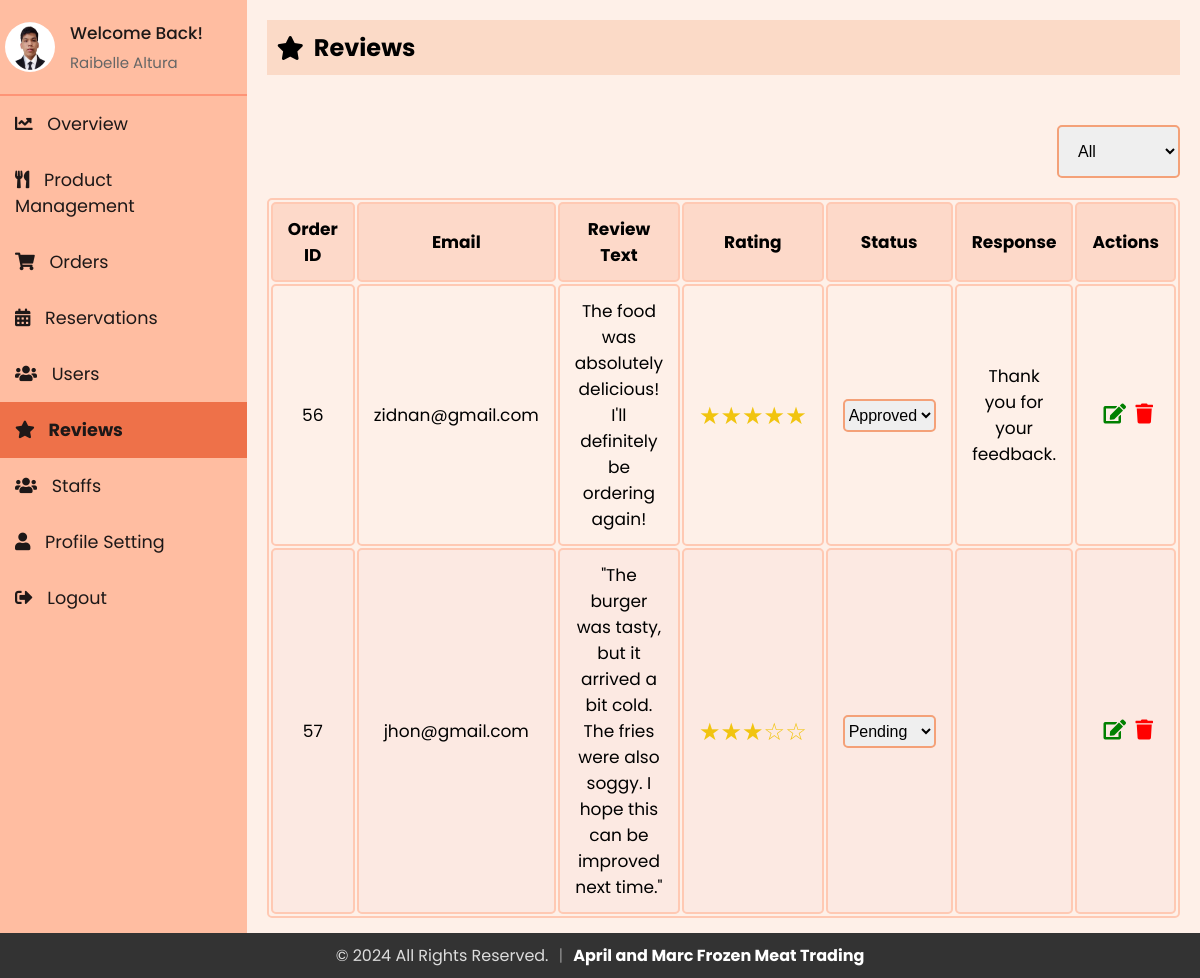
Page /admin/reviews.php (signed in) on the earlier database version.
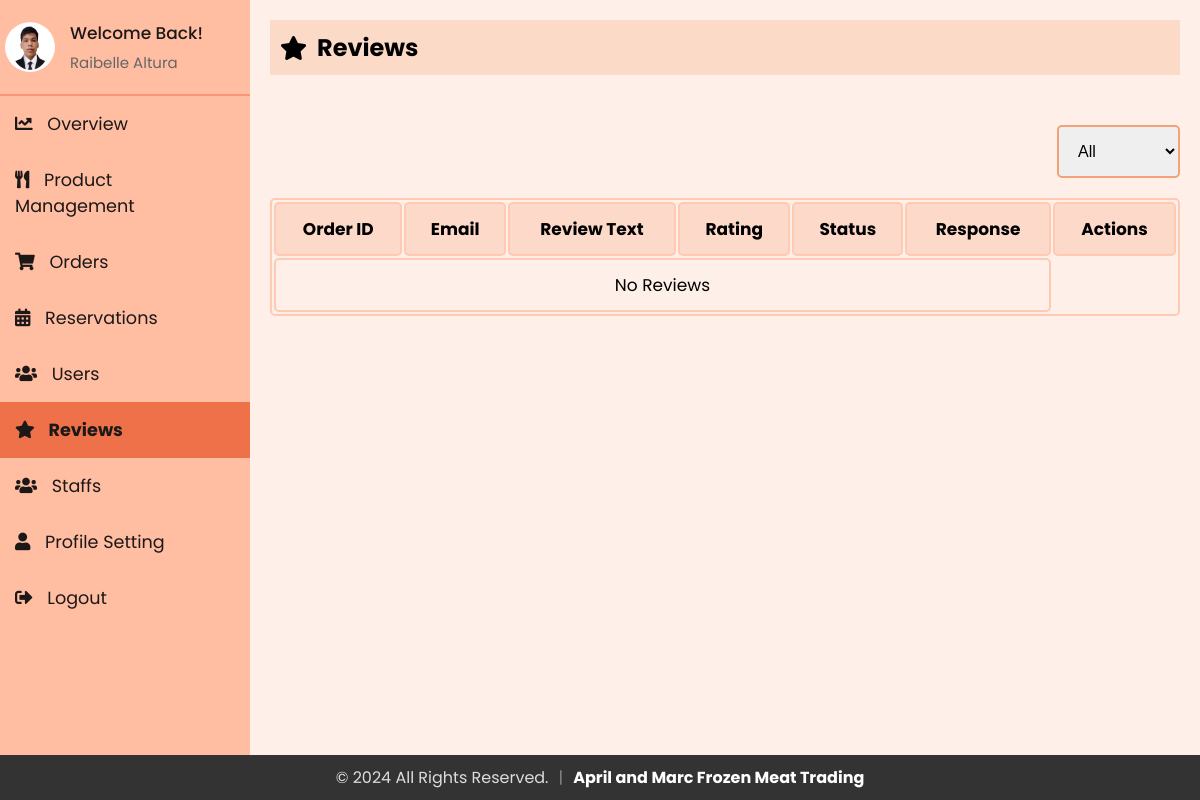
Same page on the later database version.
### tables this page shows
CREATE TABLE `reviews` (
  `review_id` int(11) NOT NULL,
  `email` varchar(255) NOT NULL,
  `order_id` int(11) DEFAULT NULL,
  `rating` int(11) NOT NULL,
  `review_text` text DEFAULT NULL,
  `review_date` date DEFAULT current_timestamp(),
  `status` enum('approved','pending','rejected') DEFAULT 'pending',
  `response` text DEFAULT NULL
);

### admin/sidebar.php (called while the page is built, shortened)
<?php
include 'db_connection.php';
$admin_email = isset($_SESSION['email']) ? $_SESSION['email'] : '';
function getAdminInfo($email)
{
  global $conn;
  $stmt = $conn->prepare("SELECT firstName, lastName, email, profile_image FROM staff WHERE email = ?");
  $stmt->bind_param("s", $email);
  $stmt->execute();
  $stmt->bind_result($firstName, $lastName, $email,  $profile_image);
  return [
    'firstName' => $firstName ?: '',
    'lastName' => $lastName ?: '',
    'email' => $email ?: '',
    'profile_image' => $profile_image ?: 'default.jpg'
  ];
}
$admin_info = getAdminInfo($admin_email);
?>

### admin/reviews.php (the view, shortened to what this page needs)
<?php
include 'db_connection.php';
?>
<?php
include 'sidebar.php';
?>
<!DOCTYPE html>
<html lang="en">
<head>
  <link rel="stylesheet" href="https://cdnjs.cloudflare.com/ajax/libs/font-awesome/5.15.3/css/all.min.css">
  <link rel="stylesheet" href="admin_reservation.css">
  <link rel="stylesheet" href="sidebar.css">
  <link rel="stylesheet" href="admin_review.css">
</head>
<body>
  <div class="sidebar">
    <div class="profile-section">
      <img src="../uploads/<?php echo htmlspecialchars($admin_info['profile_image']); ?>" alt="Profile Picture">
      <div class="info">
        <h3>Welcome Back!</h3>
        <p><?php echo htmlspecialchars($admin_info['firstName']) . ' ' . htmlspecialchars($admin_info['lastName']); ?></p>
      </div>
    </div>
    <ul>
      <li><a href="index.php"><i class="fas fa-chart-line"></i> Overview</a></li>
      <li><a href="admin_menu.php"><i class="fas fa-utensils"></i> Product Management</a></li>
      <li><a href="admin_orders.php"><i class="fas fa-shopping-cart"></i> Orders</a></li>
      <li><a href="reservations.php"><i class="fas fa-calendar-alt"></i> Reservations</a></li>
      <li><a href="users.php"><i class="fas fa-users"></i> Users</a></li>
      <li><a href="reviews.php" class="active"><i class="fas fa-star"></i> Reviews</a></li>
      <li><a href="staffs.php"><i class="fas fa-users"></i> Staffs</a></li>
      <li><a href="profile.php"><i class="fas fa-user"></i> Profile Setting</a></li>
      <li><a href="logout.php"><i class="fas fa-sign-out-alt"></i> Logout</a></li>
    </ul>
  </div>
  <div class="content">
    <div class="header">
      <h2><i class="fas fa-star"></i> Reviews</h2>
    </div>
    <div class="actions">
      <select id="statusFilter" name="statusFilter" onchange="filterByStatus()">
        <option value="">All</option>
      </select>
    </div>
    <div class="table">
      <table id="reviewTable">
        <thead>
          <tr>
            <th>Order ID</th>
            <th>Email</th>
            <th>Review Text</th>
            <th>Rating</th>
            <th>Status</th>
            <th>Response</th>
            <th>Actions</th>
          </tr>
        </thead>
        <tbody>
          <?php
          include 'db_connection.php';
          $sql = "SELECT * FROM reviews";
          $result = mysqli_query($conn, $sql);
          if (mysqli_num_rows($result) > 0) {
            while ($row = mysqli_fetch_assoc($result)) {
              $ratingStars = str_repeat('&#9733;', $row['rating']) . str_repeat('&#9734;', 5 - $row['rating']);
              echo "<tr>
                        <td>{$row['order_id']}</td>
                        <td>{$row['email']}</td>
                        <td>{$row['review_text']}</td>
                        <td class='rating-stars'>{$ratingStars}</td>
                        <td>
                         <select id='status-{$row['order_id']}' onchange='updateStatus({$row['order_id']}, this.value)' class='status-select'>
                         <option value='pending' " . ($row['status'] == 'pending' ? 'selected' : '') . ">Pending</option>
                         <option value='approved' " . ($row['status'] == 'approved' ? 'selected' : '') . ">Approved</option>
                         <option value='rejected' " . ($row['status'] == 'rejected' ? 'selected' : '') . ">Rejected</option>
                         </select>
                        </td>
                        <td>{$row['response']}</td>
                        <td>
                            <button id='editbtn' onclick='openEditReviewModal(this)' data-id='{$row['order_id']}' data-email='{$row['email']}' data-review_text='{$row['review_text']}' data-rating='{$row['rating']}' data-response='{$row['response']}'><i class='fas fa-edit'></i></button>
                            <button id='deletebtn' onclick=\"deleteReview('{$row['order_id']}', '{$row['email']}')\"><i class='fas fa-trash'></i></button>
                        </td>
                      </tr>";
            }
          } else {
            echo "<tr><td colspan='6' style='text-align: center;'>No Reviews</td></tr>";
          }
          ?>
        </tbody>
      </table>
    </div>
  </div>
</body>
</html>

Differences in the rows shown:
removed reviews: order "56", email "zidnan@gmail.com", review_text "The food was absolutely delicious! I'll definitely be ordering again!", rating "★★★★★", status+order "Approved", response "Thank you for your feedback."
removed reviews: order "57", email "jhon@gmail.com", review_text "\"The burger was tasty, but it arrived a bit cold. The fries were also soggy. I hope this can be improved next time.\"", rating "★★★☆☆", status+order "Pending"
Other differences:
text now shown: "No Reviews"
